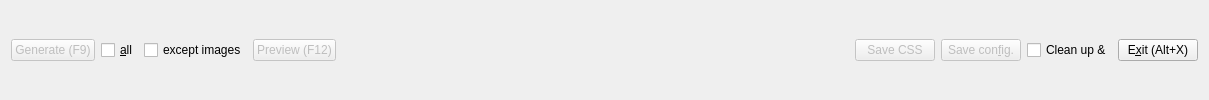
     <widget class="QWidget" name="pnlButtons" native="true">
      <property name="sizePolicy">
       <sizepolicy hsizetype="Preferred" vsizetype="Fixed">
        <horstretch>0</horstretch>
        <verstretch>0</verstretch>
       </sizepolicy>
      </property>
      <property name="minimumSize">
       <size>
        <width>0</width>
        <height>41</height>
       </size>
      </property>
      <layout class="QHBoxLayout" name="horizontalLayout_5">
       <item>
        <widget class="QPushButton" name="btnGenerate">
         <property name="enabled">
          <bool>false</bool>
         </property>
         <property name="text">
          <string>Generate (F9)</string>
         </property>
         <property name="shortcut">
          <string>F9</string>
         </property>
        </widget>
       </item>
       <item>
        <widget class="QCheckBox" name="chkGenerateAll">
         <property name="toolTip">
          <string>Re-generate all images and albums
regardless if they were already OK.</string>
         </property>
         <property name="text">
          <string>&amp;all</string>
         </property>
        </widget>
       </item>
       <item>
        <widget class="QCheckBox" name="chkButImages">
         <property name="text">
          <string>except images</string>
         </property>
        </widget>
       </item>
       <item>
        <widget class="QPushButton" name="btnPreview">
         <property name="enabled">
          <bool>false</bool>
         </property>
         <property name="text">
          <string>Preview (F12)</string>
         </property>
         <property name="shortcut">
          <string>F12</string>
         </property>
        </widget>
       </item>
       <item>
        <spacer name="horizontalSpacer_4">
         <property name="orientation">
          <enum>Qt::Horizontal</enum>
         </property>
         <property name="sizeHint" stdset="0">
          <size>
           <width>513</width>
           <height>20</height>
          </size>
         </property>
        </spacer>
       </item>
       <item>
        <widget class="QPushButton" name="btnSaveStyleSheet">
         <property name="enabled">
          <bool>false</bool>
         </property>
         <property name="text">
          <string>Save CSS</string>
         </property>
        </widget>
       </item>
       <item>
        <widget class="QPushButton" name="btnSaveConfig">
         <property name="enabled">
          <bool>false</bool>
         </property>
         <property name="text">
          <string>Save con&amp;fig.</string>
         </property>
         <property name="shortcut">
          <string>Ctrl+S</string>
         </property>
        </widget>
       </item>
       <item>
        <widget class="QCheckBox" name="chkCleanUp">
         <property name="toolTip">
          <string>removes helper files created in 
program directory (html,css,js,...)</string>
         </property>
         <property name="text">
          <string>Clean up &amp;&amp;</string>
         </property>
        </widget>
       </item>
       <item>
        <widget class="QPushButton" name="btnExit">
         <property name="text">
          <string>E&amp;xit (Alt+X)</string>
         </property>
         <property name="shortcut">
          <string>Alt+X</string>
         </property>
        </widget>
       </item>
      </layout>
     </widget>
